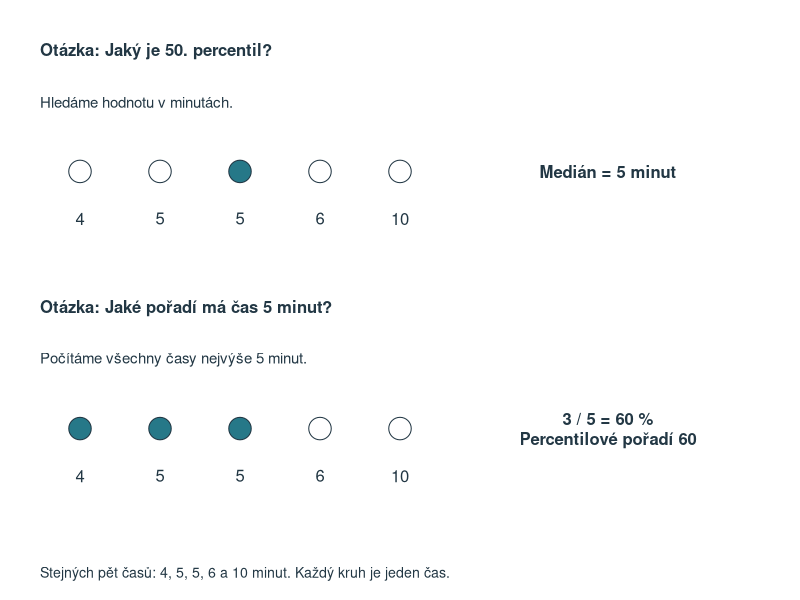
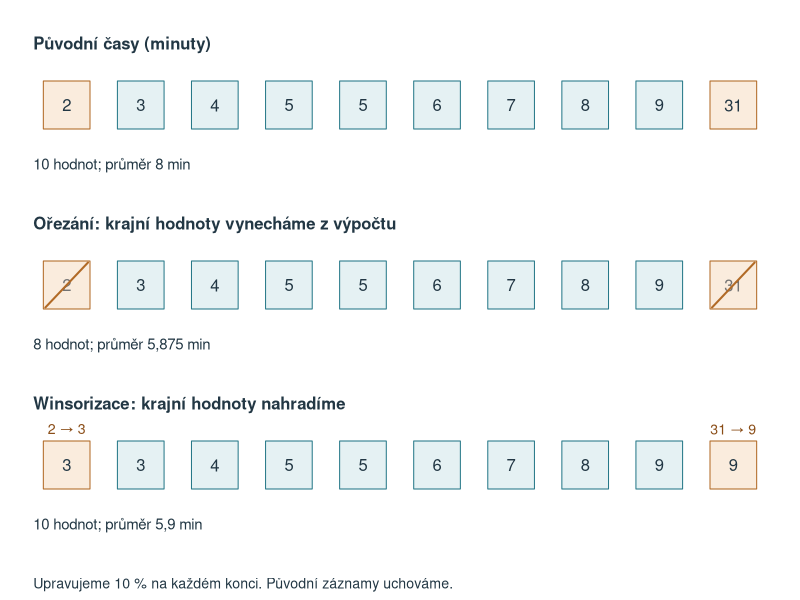
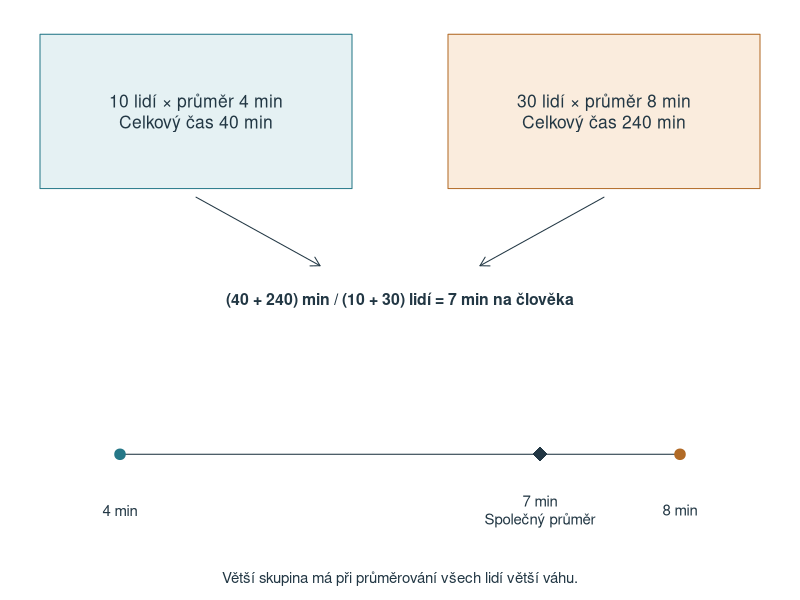
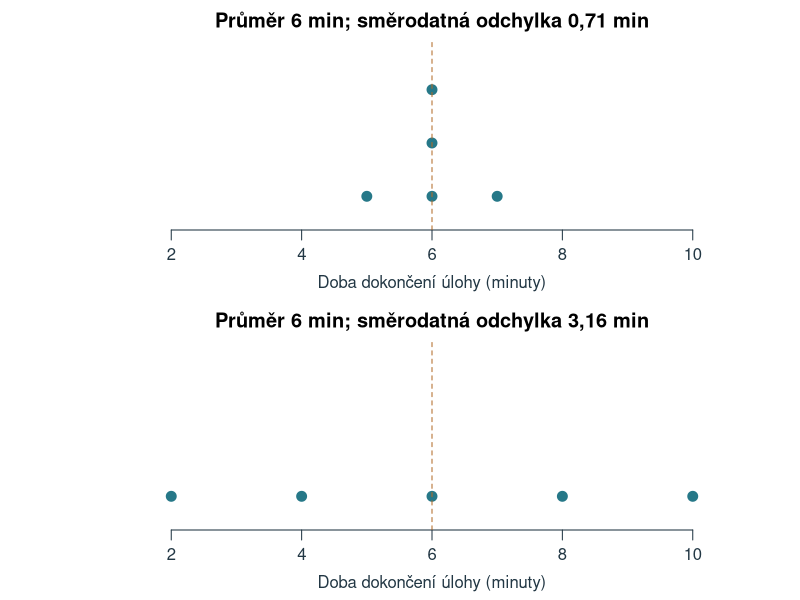
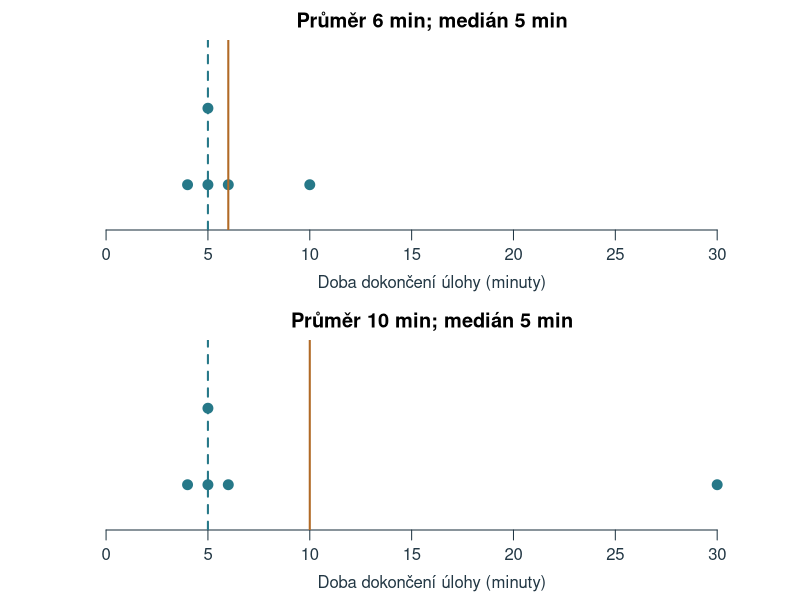

The R source for these figures, in order: (Note: this script raises an error after producing the figures.)
# Chapter 3: reproducible calculations and figures; base R, project-root paths.
ch3_previous <- read.csv('data/kapitola_02.csv', na.strings = '', fileEncoding = 'UTF-8')
# Fixed author examples; students get the same values in data/kapitola_03.xlsx.
ch3_x <- c(4,5,5,6,10)
ch3_trim <- c(2,3,4,5,5,6,7,8,9,31)
# Self-contained teaching example printed in the chapter's interpolation table.
ch3_interpolation <- c(4,5,7,8,9,10,12,13,15,18,22)
ch3_interpolation_levels <- (seq_along(ch3_interpolation)-1)/(length(ch3_interpolation)-1)
ch3_quantile <- function(x, p) unname(quantile(x, p, type = 7, na.rm = TRUE))
ch3_moments <- function(x) {
  z <- x - mean(x); v <- mean(z^2)
  c(g1 = mean(z^3)/v^1.5, g2 = mean(z^4)/v^2 - 3)
}
ch3_corrected <- function(x) {
  n <- length(x); g <- ch3_moments(x)
  c(skew = unname(sqrt(n*(n-1))/(n-2)*g[1]),
    kurt = unname((n-1)/((n-2)*(n-3))*((n+1)*g[2]+6)))
}
ch3_stats <- function(x) {
  x <- x[!is.na(x)]
  c(n=length(x), mean=mean(x), median=median(x), min=min(x), max=max(x),
    q1=ch3_quantile(x,.25), q3=ch3_quantile(x,.75),
    variance=var(x), sd=sd(x), mean_abs=mean(abs(x-mean(x))),
    median_abs=mad(x,constant=1), ch3_moments(x), ch3_corrected(x))
}
ch3_entropy <- function(p) -sum(p[p>0]*log2(p[p>0]))
ch3_results <- rbind(zaklad=ch3_stats(ch3_x),
  vzdaleny=ch3_stats(c(4,5,5,6,30)),
  spanek=ch3_stats(ch3_previous$spanek_h), slova=ch3_stats(ch3_previous$slova),
  orezani=ch3_stats(ch3_trim))
# An entirely specified finite population, independent draws WITH replacement.
# The population variance uses division by its size (5), and is exactly 8.
ch3_population <- c(2,4,6,8,10)
set.seed(20261005)
ch3_simulations <- lapply(c(5L,20L,100L), function(n) {
  x <- matrix(sample(ch3_population, n*20000L, replace=TRUE),nrow=n)
  ss <- colSums((x-rep(colMeans(x),each=n))^2)
  data.frame(n=n, variance_n=ss/n, variance_n1=ss/(n-1), sd_n1=sqrt(ss/(n-1)))
})
ch3_simulation_summary <- do.call(rbind,lapply(ch3_simulations,function(x)
  data.frame(n=x$n[1], variance_n=mean(x$variance_n), variance_n1=mean(x$variance_n1),
    sd_n1=mean(x$sd_n1))))
ch3_peak_a <- c(rep(-1,10),rep(0,80),rep(1,10))
ch3_peak_b <- c(-3,rep(-1,9),rep(0,80),rep(1,9),3)
# The two samples have the same mean and variance but different configurations.
ch3_shape_breaks <- seq(-4.1,6.1,by=.2)
ch3_shape_centers <- head(ch3_shape_breaks,-1)+.1
ch3_shape_prob <- list(
  as.numeric(abs(ch3_shape_centers+1)<1e-8 | abs(ch3_shape_centers-1)<1e-8)/2,
  diff(pnorm(ch3_shape_breaks)),
  diff(pgamma(ch3_shape_breaks+2,shape=4,rate=2)))
ch3_out <- 'assets/chapter-03/plots'
dir.create(ch3_out,recursive=TRUE,showWarnings=FALSE)
dir.create('tmp/chapter-03-build',recursive=TRUE,showWarnings=FALSE)
write.csv(ch3_results,'tmp/chapter-03-build/results.csv',row.names=TRUE,fileEncoding='UTF-8')
write.csv(ch3_simulation_summary,'tmp/chapter-03-build/simulation.csv',row.names=FALSE)
ch3_draw <- function(name,code,width=7.5,height=4.6) {
  svg(file.path(ch3_out,paste0(name,'.svg')),width=width,height=height,family='sans',bg='white')
  par(mar=c(4.6,4.6,2.4,1),mgp=c(2.1,.7,0),las=1,col.axis='#223744',col.lab='#223744',fg='#223744')
  force(code);dev.off()
}
ch3_dots <- function(x,col='#267888',...) {
  yy <- ave(x,x,FUN=seq_along)
  plot(x,yy,pch=21,bg=col,col='white',cex=1.6,yaxt='n',ylab='',bty='n',...)
}
ch3_draw('percentil-a-poradi',{
  par(mar=c(0,0,0,0));plot.new();plot.window(xlim=c(0,10),ylim=c(0,7),xaxs='i',yaxs='i')
  for(k in 1:2) {
    y<-if(k==1) 5 else 2
    text(.5,y+1.4,if(k==1) 'Otázka: Jaký je 50. percentil?' else 'Otázka: Jaké pořadí má čas 5 minut?',adj=0,font=2)
    text(.5,y+.8,if(k==1) 'Hledáme hodnotu v minutách.' else 'Počítáme všechny časy nejvýše 5 minut.',adj=0,cex=.9)
    selected<-if(k==1) seq_along(ch3_x)==3 else ch3_x<=5
    points(1:5,rep(y,5),pch=21,cex=3,bg=ifelse(selected,'#267888','white'),col='#223744')
    text(1:5,y-.55,ch3_x)
    text(7.6,y,if(k==1) 'Medián = 5 minut' else '3 / 5 = 60 %\nPercentilové pořadí 60',font=2,cex=1)
  }
  text(.5,.3,'Stejných pět časů: 4, 5, 5, 6 a 10 minut. Každý kruh je jeden čas.',adj=0,cex=.85)
},width=8,height=5.3)
ch3_draw('orezani-winsorizace',{
  par(mar=c(0,0,0,0));plot.new();plot.window(xlim=c(0,12),ylim=c(0,8),xaxs='i',yaxs='i')
  ys<-c(6.6,4.2,1.8);xs<-seq(1,11,length.out=10)
  trimmed<-ch3_trim[2:9];wins<-c(ch3_trim[2],trimmed,ch3_trim[9])
  for(k in 1:3) {
    y<-ys[k]
    text(.5,y+.8,c('Původní časy (minuty)','Ořezání: krajní hodnoty vynecháme z výpočtu',
      'Winsorizace: krajní hodnoty nahradíme')[k],adj=0,font=2)
    vals<-if(k==3) wins else ch3_trim
    for(i in 1:10) {
      edge<-i %in% c(1,10)
      rect(xs[i]-.35,y-.32,xs[i]+.35,y+.32,
        col=if(edge)'#FAECDD' else '#E5F1F3',border=if(edge)'#B16A26' else '#267888')
      text(xs[i],y,vals[i],col=if(k==2 && edge)'#737373' else '#223744')
      if(k==2 && edge) segments(xs[i]-.32,y-.3,xs[i]+.32,y+.3,col='#B16A26',lwd=2)
    }
    text(.5,y-.8,c('10 hodnot; průměr 8 min','8 hodnot; průměr 5,875 min',
      '10 hodnot; průměr 5,9 min')[k],adj=0,cex=.9)
    if(k==3) text(xs[c(1,10)],y+.48,c('2 → 3','31 → 9'),col='#8A4D17',cex=.85)
  }
  text(.5,.2,'Upravujeme 10 % na každém konci. Původní záznamy uchováme.',adj=0,cex=.85)
},width=8.5,height=5.8)
ch3_draw('vazeny-prumer',{
  par(mar=c(0,0,0,0));plot.new();plot.window(xlim=c(0,10),ylim=c(0,7),xaxs='i',yaxs='i')
  rect(.5,4.8,4.4,6.6,col='#E5F1F3',border='#267888')
  rect(5.6,4.8,9.5,6.6,col='#FAECDD',border='#B16A26')
  text(2.45,5.7,'10 lidí × průměr 4 min\nCelkový čas 40 min',cex=1.05)
  text(7.55,5.7,'30 lidí × průměr 8 min\nCelkový čas 240 min',cex=1.05)
  arrows(c(2.45,7.55),4.7,c(4,6),3.9,length=.1)
  text(5,3.5,'(40 + 240) min / (10 + 30) lidí = 7 min na člověka',font=2,cex=.95)
  segments(1.5,1.7,8.5,1.7,col='#223744')
  points(c(1.5,8.5),c(1.7,1.7),pch=19,col=c('#267888','#B16A26'),cex=1.4)
  points(6.75,1.7,pch=18,cex=2,col='#223744')
  text(c(1.5,6.75,8.5),1.05,c('4 min','7 min\nSpolečný průměr','8 min'),cex=.9)
  text(5,.25,'Větší skupina má při průměrování všech lidí větší váhu.',cex=.9)
},width=8,height=5)
ch3_draw('stejny-prumer',{
  par(mfrow=c(2,1),mar=c(3.5,4,2,.8))
  for(x in list(c(5,6,6,6,7),c(2,4,6,8,10))) {
    ch3_dots(x,xlim=c(1,11),ylim=c(.5,3.8),xlab='Doba dokončení úlohy (minuty)',
      main=paste0('Průměr 6 min; směrodatná odchylka ',format(round(sd(x),2),decimal.mark=','),' min'))
    abline(v=6,col='#B16A26',lty=2)
  }
},height=5.4)
ch3_draw('odlehle-a-stred',{
  par(mfrow=c(2,1),mar=c(3.5,4,2,.8))
  for(x in list(ch3_x,c(4,5,5,6,30))) {
    ch3_dots(x,xlim=c(0,32),ylim=c(.5,2.8),xlab='Doba dokončení úlohy (minuty)',
      main=paste0('Průměr ',mean(x),' min; medián ',median(x),' min'))
    abline(v=mean(x),col='#B16A26',lwd=2);abline(v=median(x),col='#267888',lty=2,lwd=2)
  }
},height=5.4)
# Exact continuous models on a 0-100 scale: symmetric beta and mirrored betas.
ch3_centre_models <- data.frame(a=c(5,5,2),b=c(5,2,5))
ch3_centre_models$mean <- with(ch3_centre_models,100*a/(a+b))
ch3_centre_models$median <- with(ch3_centre_models,100*qbeta(.5,a,b))
ch3_centre_models$mode <- with(ch3_centre_models,100*(a-1)/(a+b-2))
ch3_draw('stred-a-tvar',{
  par(mfrow=c(3,1),mar=c(6.1,1.2,2.8,1.2),mgp=c(2,.5,0),cex=1.15)
  titles<-c('Souměrné rozdělení','Zešikmené doleva',
    'Zešikmené doprava')
  cols<-c('#B16A26','#267888','#72549B'); types<-c(1,2,3)
  grid<-seq(0,100,length.out=1001)
  for(j in 1:3) {
    model<-ch3_centre_models[j,]
    den<-dbeta(grid/100,model$a,model$b)/100
    plot(grid,den,type='n',xlim=c(0,100),ylim=c(0,.03),axes=FALSE,
      xlab='',ylab='',main=titles[j],cex.main=1.1,xaxs='i',yaxs='i')
    polygon(c(grid,100,0),c(den,0,0),col='#E7EFF4',border=NA)
    axis(1,at=seq(0,100,20),cex.axis=.95)
    lines(grid,den,col='#315D80',lwd=2.5)
    centres<-as.numeric(model[c('mean','median','mode')])
    if(j==1) {
      segments(50,0,50,dbeta(.5,5,5)/100,col='#223744',lwd=2)
      text(50,-.015,'Průměr = medián = modus = 50',xpd=NA,cex=1.02)
    } else {
      # Staggered leader labels keep close mean/median positions legible.
      order_x<-order(centres)
      label_x<-if(j==2) c(47,70,92) else c(8,30,53)
      for(k in 1:3) {
        i<-order_x[k]; at<-centres[i]
        segments(at,0,at,dbeta(at/100,model$a,model$b)/100,
          col=cols[i],lty=types[i],lwd=2)
        segments(at,-.006,label_x[k],-.010,xpd=NA,col=cols[i])
        label<-paste0(c('Průměr','Medián','Modus')[i],'\n',
          format(round(at,1),decimal.mark=',',trim=TRUE))
        text(label_x[k],-.014,label,xpd=NA,col=cols[i],cex=1.02)
      }
    }
    text(50,-.025,'Skór (body)',xpd=NA,cex=.95)
  }
},width=5.5,height=10.5)
# Own discrete counterexamples after von Hippel (2005, sections 2-3); both are
# unimodal with a longer right tail. Frequencies are printed in the chapter.
ch3_exceptions <- list(
  pokusy=list(values=1:5,freq=c(38,49,8,3,2)),
  chyby=list(values=0:4,freq=c(8,7,3,1,1)))
ch3_exception_stats <- do.call(rbind,lapply(ch3_exceptions,function(e) {
  x<-rep(e$values,e$freq)
  data.frame(n=length(x),mean=mean(x),median=median(x),
    mode=e$values[which.max(e$freq)],g1=unname(ch3_moments(x)['g1']))
}))
ch3_draw('stred-vyjimky',{
  par(mfrow=c(2,1),mar=c(6.2,4.4,2.8,1),mgp=c(2.4,.6,0))
  titles<-c('A: Počet pokusů do splnění úlohy (100 lidí)',
    'B: Počet chyb v krátkém testu pozornosti (20 lidí)')
  xlabs<-c('Počet pokusů','Počet chyb')
  for(j in 1:2) {
    e<-ch3_exceptions[[j]]; s<-ch3_exception_stats[j,]
    mids<-barplot(e$freq,names.arg=e$values,col='#E7EFF4',border='#315D80',
      ylim=c(0,max(e$freq)*1.15),main=titles[j],cex.main=1,ylab='Četnost',
      xlab=xlabs[j],space=.25)
    # Map values to bar centres so the lines sit on the value axis.
    at<-function(v) approx(e$values,mids,v)$y
    fmt<-function(v) format(round(v,2),decimal.mark=',',trim=TRUE)
    # Coinciding measures are spread symmetrically around their common value.
    pos<-c(s$mean,s$median,s$mode)
    dodge<-ave(pos,round(pos,9),FUN=function(z) (seq_along(z)-(length(z)+1)/2)*.08)
    cols<-c('#B16A26','#267888','#72549B')
    for(k in 1:3) segments(at(pos[k])+dodge[k],0,at(pos[k])+dodge[k],
      max(e$freq)*1.1,col=cols[k],lty=k,lwd=2.5)
    legend('topright',c('Průměr','Medián','Modus'),col=cols,lty=1:3,lwd=2.5,
      bty='n',cex=.85)
    label<-if(j==1) paste0('Průměr ',fmt(s$mean),' < medián ',fmt(s$median),
      ' = modus ',fmt(s$mode),'; delší chvost vpravo') else
      paste0('Modus ',fmt(s$mode),' < průměr ',fmt(s$mean),' = medián ',
        fmt(s$median),'; rozdělení není souměrné')
    mtext(label,side=1,line=4.6,cex=.9,font=2)
  }
},width=7,height=7.4)
# Same observations as the chapter table. Squares are geometric areas, not
# distances on the observation-number axis. Direction avoids overlapping areas.
ch3_deviations <- ch3_x-mean(ch3_x)
ch3_square_left <- c(-1,2,3,4,5)
ch3_square_width <- abs(ch3_deviations)
ch3_draw('odchylky-a-ctverce',{
  par(mfrow=c(2,1),mar=c(4.3,4.3,3.2,.8),mgp=c(2.5,.65,0),cex=1.05)
  cols<-c('#B35A18','#0072B2','#00836B','#667078','#8055A0')
  for(panel in 1:2) {
    plot(seq_along(ch3_x),ch3_x,type='n',xlim=c(-1.5,9.5),ylim=c(2.5,10.8),
      asp=1,axes=FALSE,xlab='Číslo pozorování',ylab='Doba dokončení (minuty)',
      main=if(panel==1) 'A. Odchylky od průměru\nDélka úsečky = absolutní odchylka' else
        'B. Čtverce odchylek\nPlocha čtverce = druhá mocnina odchylky',cex.main=.95)
    axis(1,at=1:5);axis(2,at=seq(2,10,2));box(bty='l')
    if(panel==2) for(i in seq_along(ch3_x)) {
      rect(ch3_square_left[i],min(ch3_x[i],mean(ch3_x)),
        ch3_square_left[i]+ch3_square_width[i],max(ch3_x[i],mean(ch3_x)),
        col=adjustcolor(cols[i],alpha.f=.20),border=cols[i],lwd=1.5)
      if(ch3_square_width[i]>0) text(ch3_square_left[i]+ch3_square_width[i]/2,
        (ch3_x[i]+mean(ch3_x))/2,paste0(ch3_deviations[i]^2,' min²'),
        cex=if(ch3_square_width[i]==1) .72 else .95,col=cols[i])
    }
    abline(h=mean(ch3_x),lty=2,col='#223744',lwd=1.5)
    text(9.3,6.3,'Průměr = 6 min',adj=1,cex=.9)
    segments(1:5,mean(ch3_x),1:5,ch3_x,col=cols,lwd=3)
    points(1:5,ch3_x,pch=21,bg=cols,col='white',cex=1.5)
    if(panel==1) {
      text((1:5)[-4]+.23,(ch3_x[-4]+mean(ch3_x))/2,
        c('−2','−1','−1','+4'),adj=0,col=cols[-4],cex=.95)
      text(4,5.5,'0',col=cols[4],cex=.95)
      text(7.2,3.6,'Součet délek\n8 min',cex=1)
    } else {
      text(4,6.55,'0 min²',col=cols[4],cex=.85)
      text(7.2,3.6,'Součet ploch\n22 min²',cex=1)
    }
  }
},width=6.5,height=11)
ch3_draw('kvantil-interpolace',{
  par(mfrow=c(2,1),mar=c(4.7,4.4,3.6,.6),cex=1)
  plot(100*ch3_interpolation_levels,ch3_interpolation,type='o',pch=21,
    bg='#267888',col='#267888',lwd=2,cex=1.15,xaxt='n',yaxt='n',bty='l',
    xlab='Přiřazená úroveň kvantilu (%)',ylab='Doba úlohy (minuty)',
    xlim=c(0,100),ylim=c(3,23),main='Jedenáct hodnot, deset kroků\npo 10 procentních bodech')
  axis(1,at=seq(0,100,10));axis(2,at=c(4,8,12,16,20,22))
  rect(10,5,20,7,border='#B16A26',lwd=2)
  arrows(31,5.5,21,6,length=.08,col='#B16A26')
  text(32,5.5,'Detail dole',adj=0,col='#8A4D17',cex=.95)
  plot(c(10,20),c(5,7),type='o',pch=21,bg='#267888',col='#267888',
    lwd=2,cex=1.3,xaxt='n',yaxt='n',bty='l',xlim=c(9,21),ylim=c(4.75,7.35),
    xlab='Přiřazená úroveň kvantilu (%)',ylab='Doba úlohy (minuty)',
    main='17. percentil: sedm desetin cesty\nod 5 k 7 minutám')
  axis(1,at=c(10,17,20));axis(2,at=c(5,6.4,7),labels=c('5','6,4','7'))
  segments(17,4.75,17,6.4,lty=2,col='#B16A26',lwd=2)
  segments(9,6.4,17,6.4,lty=2,col='#B16A26',lwd=2)
  points(17,6.4,pch=21,bg='#B16A26',col='white',cex=1.5)
  text(17,6.4,'6,4 min',pos=4,offset=.7,col='#8A4D17')
  text(10,5,'Druhý čas',pos=4,offset=.6,cex=.95)
  text(20,7,'Třetí čas',pos=2,offset=.7,cex=.95)
},width=5.5,height=7.8)
# Explicit type-7 box: never rely on R's default Tukey hinges.
ch3_box_x <- c(2,5,15,25,30,32,34,36,38,40,40,42,44,44,46,46,48,48,49,50,50,
  50,51,52,52,54,54,56,56,58,60,60,62,64,66,68,70,75,85,95,98)
ch3_box_q <- ch3_quantile(ch3_box_x,c(.25,.5,.75))
ch3_box_iqr <- ch3_box_q[3]-ch3_box_q[1]
ch3_box_fences <- ch3_box_q[c(1,3)]+c(-1,1)*1.5*ch3_box_iqr
ch3_box_inside <- ch3_box_x[ch3_box_x>=ch3_box_fences[1]&ch3_box_x<=ch3_box_fences[2]]
ch3_box_out <- ch3_box_x[ch3_box_x<ch3_box_fences[1]|ch3_box_x>ch3_box_fences[2]]
ch3_draw('boxplot',{
  x<-ch3_box_x;q<-ch3_box_q;fences<-ch3_box_fences
  par(mar=c(2,4,3,1),mgp=c(2.2,.6,0),cex=1.05)
  plot(NA,xlim=c(0,5.8),ylim=c(-3,105),axes=FALSE,xlab='',ylab='Testový skór (body)')
  axis(2,at=seq(0,100,10));box(bty='l')
  text(.4,104,'Pozorování',cex=.9);text(1.65,104,'Krabicový graf',cex=.9)
  offset<-ave(x,x,FUN=function(z) (seq_along(z)-(length(z)+1)/2)*.13)
  points(.4+offset,x,pch=16,col='#70AABB',cex=1)
  rect(1.3,q[1],2,q[3],col='#DCEEF0',border='#267888',lwd=2)
  segments(1.3,q[2],2,q[2],lwd=4,col='#223744')
  segments(1.65,min(ch3_box_inside),1.65,q[1],lwd=2)
  segments(1.65,q[3],1.65,max(ch3_box_inside),lwd=2)
  segments(1.3,range(ch3_box_inside),2,range(ch3_box_inside),lwd=2)
  points(rep(1.65,length(ch3_box_out)),ch3_box_out,pch=21,bg='#B16A26',cex=1.25)
  segments(1.15,fences,2.35,fences,lty=3,col='#667078',lwd=1.5)
  bracket<-function(at,low,high,col) {
    segments(at,low,at,high,col=col,lwd=1.5)
    segments(at-.07,c(low,high),at+.07,c(low,high),col=col,lwd=1.5)
  }
  bracket(.98,q[1],q[3],'#267888')
  text(.79,50,'IQR = 20 bodů',srt=90,col='#267888',cex=.9)
  bracket(2.25,fences[1],q[1],'#8055A0');bracket(2.25,q[3],fences[2],'#8055A0')
  text(2.55,c(25,75),'1,5 × IQR = 30 bodů',adj=0,col='#8055A0',cex=.95)
  label<-function(y,txt,col='#223744',from=2.03,to=y) {
    arrows(2.48,y,from,to,length=.07,col=col)
    text(2.55,y,txt,adj=0,col=col,cex=.95)
  }
  label(60,'3. kvartil = 60');label(50,'Medián = 50');label(40,'1. kvartil = 40')
  label(84,'Horní vous: konec 85',to=85)
  label(16,'Dolní vous: konec 15',to=15)
  label(91,'Horní mez = 90',col='#667078',from=2.35,to=90)
  label(9,'Dolní mez = 10',col='#667078',from=2.35,to=10)
  label(98,'Podezřelá odlehlá\npozorování: 95 a 98',col='#B16A26',from=1.75,to=98)
  arrows(2.48,98,1.75,95,length=.07,col='#B16A26')
  label(1,'Podezřelá odlehlá\npozorování: 2 a 5',col='#B16A26',from=1.75,to=2)
  arrows(2.48,1,1.75,5,length=.07,col='#B16A26')
},width=6.8,height=9)
ch3_draw('korekce-rozptylu',{
  # Points: the first 400 replications of each size (jittered); crosses: means of all 20 000.
  z<-ch3_simulation_summary;cols<-c('#B16A26','#267888');xc<-c(1,4,7);off<-c(-.45,.45)
  plot(NA,xlim=c(-.4,8.4),ylim=c(0,23),xaxt='n',bty='l',xaxs='i',
    ylab='Rozptyl jednoho výběru (min²)',xlab='Velikost výběru')
  axis(1,at=xc,labels=paste0('n = ',z$n),tick=FALSE)
  abline(h=8,lty=2,lwd=2)
  set.seed(20261016)
  for(k in seq_along(ch3_simulations)) for(j in 1:2) {
    v<-head(ch3_simulations[[k]][[c('variance_n','variance_n1')[j]]],400)
    points(xc[k]+off[j]+runif(length(v),-.28,.28),v,pch=16,cex=.55,col=adjustcolor(cols[j],.3))
  }
  means<-rbind(z$variance_n,z$variance_n1)
  for(j in 1:2) {
    points(xc+off[j],means[j,],pch=4,cex=1.9,lwd=5,col='white')
    points(xc+off[j],means[j,],pch=4,cex=1.9,lwd=2.5,col='#223744')
    lab<-format(round(means[j,],2),decimal.mark=',')
    w<-strwidth(lab,cex=.85,font=2);h<-strheight(lab,cex=.85,font=2)
    lx<-xc+off[j]+c(-.42,.42)[j];l0<-if(j==1) lx-w else lx
    rect(l0-.05,means[j,]-.8*h,l0+w+.05,means[j,]+.8*h,col='white',border=NA)
    text(l0,means[j,],lab,adj=0,cex=.85,font=2,col=cols[j])
  }
  legend('topright',legend=c('Dělení n','Dělení n − 1','Průměr','Populační rozptyl 8'),
    col=c(cols,'#223744','#223744'),pch=c(16,16,4,NA),pt.cex=c(1,1,1.3,NA),
    lty=c(NA,NA,NA,2),lwd=c(NA,NA,2.5,2),bty='n',cex=.85,ncol=2)
},height=5.2)
# Optional extension: every equally likely sample of two (with replacement)
# from a two-value population; exact long-run averages, no simulation.
ch3_all_samples <- function(pop, n=2L) {
  mu <- mean(pop); s2 <- mean((pop-mu)^2)
  x <- as.matrix(expand.grid(rep(list(pop), n)))[, n:1, drop=FALSE]
  m <- rowMeans(x)
  z <- data.frame(label=apply(x,1,paste,collapse=', '), m=m,
    ss_mu=rowSums((x-mu)^2), loss=n*(m-mu)^2, ss_m=rowSums((x-m)^2))
  z$var_n <- z$ss_m/n; z$var_n1 <- z$ss_m/(n-1)
  stopifnot(isTRUE(all.equal(z$ss_mu, z$ss_m+z$loss)),
    isTRUE(all.equal(mean(z$ss_mu), n*s2)), isTRUE(all.equal(mean(z$loss), s2)),
    isTRUE(all.equal(mean((m-mu)^2), s2/n)),
    isTRUE(all.equal(mean(z$ss_m), (n-1)*s2)),
    isTRUE(all.equal(mean(z$var_n), (n-1)/n*s2)), isTRUE(all.equal(mean(z$var_n1), s2)))
  z
}
ch3_decomposition <- ch3_all_samples(c(4,8))
ch3_decomposition_u16 <- ch3_all_samples(c(3,9))
stopifnot(identical(ch3_decomposition$ss_mu, rep(8,4)), identical(ch3_decomposition$loss, c(8,0,0,8)),
  identical(ch3_decomposition$var_n1, c(0,8,8,0)), mean(ch3_decomposition$var_n)==2,
  identical(ch3_decomposition_u16$loss, c(18,0,0,18)), mean(ch3_decomposition_u16$var_n)==4.5,
  mean(ch3_decomposition_u16$var_n1)==9,
  # The five times around a hypothetical reference point of 7 minutes.
  sum((ch3_x-7)^2)==27, sum((ch3_x-mean(ch3_x))^2)==22, length(ch3_x)*(mean(ch3_x)-7)^2==5,
  # Any n: the simulated population (variance 8) and n = 5.
  isTRUE(all.equal(mean(ch3_all_samples(ch3_population,3L)$var_n1), 8)), (5*8-8)/5==6.4)
write.csv(rbind(ch3_decomposition,ch3_decomposition_u16),'tmp/chapter-03-build/decomposition.csv',row.names=FALSE)
ch3_draw('rozklad-souctu-ctvercu',{
  z<-ch3_decomposition;cols<-c('#267888','#E8B98A')
  h<-rbind(c(z$ss_m,mean(z$ss_m)),c(z$loss,mean(z$loss)))
  par(mar=c(4.6,4.6,3.4,1))
  b<-barplot(h,col=cols,border='white',space=c(.35,.35,.35,.35,1),ylim=c(0,8.6),
    names.arg=c(z$label,'Průměr'),xlab='Výběr dvou hodnot (min)',
    ylab='Součet čtverců kolem populačního průměru (min²)',axes=FALSE)
  axis(2,at=seq(0,8,2))
  for(j in seq_along(b)) for(i in 1:2) if(h[i,j]>0)
    text(b[j],(if(i==1) 0 else h[1,j])+h[i,j]/2,h[i,j],font=2,col=c('white','#223744')[i])
  abline(v=mean(b[4:5]),lty=3,col='#667078')
  legend('top',inset=c(0,-.14),xpd=NA,horiz=TRUE,bty='n',fill=rev(cols),border='white',cex=.9,
    legend=c('Úbytek n (m − μ)²','Součet čtverců kolem výběrového průměru m'))
},width=7.5,height=4.8)
ch3_draw('entropie',{
  par(mfrow=c(1,3),mar=c(4,4.6,3,.4),cex=.9)
  entropies <- list(c(1,0,0,0),c(.5,.25,.25,0),rep(.25,4))
  for(i in seq_along(entropies)) {
    p <- entropies[[i]]
    barplot(p,names.arg=c('A','B','C','D'),ylim=c(0,1),col='#267888',border=NA,
      yaxt='n',ylab='',xlab='Strategie učení',
      main=c('Entropie 0 bitů','Entropie 1,5 bitu','Entropie 2 bity')[i])
    axis(2,at=c(0,.25,.5,.75,1),labels=c('0','0,25','0,50','0,75','1'))
    # Wide horizontal tick labels need more room than the shared mgp gives.
    if(i==1) title(ylab='Relativní četnost',line=3.1)
  }
},width=8,height=3.7)
ch3_draw('spicatost',{
  par(mfrow=c(1,2),mar=c(4.3,4.3,3,.7))
  for(x in list(ch3_peak_a,ch3_peak_b)) {
    f<-table(factor(x,levels=-3:3))
    barplot(as.numeric(f),names.arg=-3:3,ylim=c(0,90),col='#267888',border=NA,
      ylab='Počet pozorování',xlab='Odchylka skóru od středu (body)',
      main=paste0('Stejný vrchol; exces ',format(round(ch3_moments(x)[2],2),decimal.mark=',')))
    text(4,84,'80 pozorování',cex=.85)
  }
},width=8,height=4.2)
# Shape models standardised to mean 0 and SD 1: gamma (skewness 2/sqrt(k)), t (excess 6/(df-4)).
ch3_skew_models <- list(
  list(skew=0,density=dnorm),
  list(skew=1,density=function(z) 2*dgamma(2*z+4,shape=4)),
  list(skew=2,density=function(z) dgamma(z+1,shape=1)))
ch3_t_scale <- function(df) sqrt(df/(df-2))
ch3_excess_models <- list(
  list(excess=0,density=dnorm,tail=2*pnorm(-3)),
  list(excess=1,density=function(z) ch3_t_scale(10)*dt(ch3_t_scale(10)*z,10),tail=2*pt(-3*ch3_t_scale(10),10)),
  list(excess=6,density=function(z) ch3_t_scale(5)*dt(ch3_t_scale(5)*z,5),tail=2*pt(-3*ch3_t_scale(5),5)))
ch3_draw('ukazatele-tvaru',{
  layout(matrix(1:9,3,byrow=TRUE),heights=c(1,1,.8))
  par(mar=c(4.2,4.9,2.8,.6),mgp=c(2.9,.7,0),cex=.85)
  z<-seq(-4,5,length.out=901); pct<-function(v) paste0(format(round(100*v,2),decimal.mark=',',nsmall=2),' %')
  xl<-'Směrodatné odchylky od průměru'
  for(i in 1:3) {
    m<-ch3_skew_models[[i]]
    plot(z,m$density(z),type='n',ylim=c(0,1.02),xlab=xl,ylab='Hustota',bty='l',
      main=paste0('Šikmost ',m$skew,c(' (souměrné)',' (střední)',' (vysoká)')[i]),xaxt='n',yaxt='n')
    axis(1,at=-4:5);axis(2,at=seq(0,1,.25),labels=format(seq(0,1,.25),decimal.mark=','))
    polygon(c(z,rev(z)),c(m$density(z),rep(0,length(z))),col='#BBD9E1',border=NA)
    lines(z,m$density(z),lwd=2,col='#267888')
    if(i>1) lines(z,dnorm(z),lty=2,col='#667078')
  }
  for(pass in 1:2) for(i in 1:3) {
    m<-ch3_excess_models[[i]]; zz<-if(pass==1) seq(-5,5,length.out=1001) else seq(2,5,length.out=301)
    ym<-if(pass==1) .52 else .03
    plot(zz,m$density(zz),type='n',ylim=c(0,ym),bty='l',xlab=xl,ylab='Hustota',yaxt='n',
      main=if(pass==1) paste0('Exces ',m$excess,c(' (normální model)',' (střední)',' (vysoký)')[i]) else 'Pravý chvost, zvětšeno')
    ticks<-if(pass==1) seq(0,.5,.1) else seq(0,.03,.01)
    axis(2,at=ticks,labels=format(ticks,decimal.mark=','))
    out<-zz[abs(zz)>=3]
    for(side in c(-1,1)) { o<-sort(out[sign(out)==side]); if(length(o))
      polygon(c(o,rev(o)),c(m$density(o),rep(0,length(o))),col='#E8B98A',border=NA) }
    lines(zz,m$density(zz),lwd=2,col='#267888')
    if(i>1) lines(zz,dnorm(zz),lty=2,col='#667078')
    abline(v=c(-3,3),lty=3,col='#B16A26')
    if(pass==1) { lab<-paste0('Mimo ±3:\n',pct(m$tail))
      rect(-5.3,.47-1.1*strheight(lab,cex=.9),-5.15+1.05*strwidth(lab,cex=.9),.47+1.1*strheight(lab,cex=.9),col='white',border=NA)
      text(-5.15,.47,lab,adj=0,cex=.9,col='#8A4E14') }
  }
},width=9,height=8.6)
ch3_draw('stejne-dve-statistiky',{
  par(mfrow=c(3,1),mar=c(3.5,5.2,3,.7),cex=1)
  for(i in 1:3) {
    p<-ch3_shape_prob[[i]]
    ymax<-c(.53,.11,.12)[i]
    plot(NA,xlim=c(-4,6),ylim=c(0,ymax),xlab='Hodnota proměnné',ylab='',yaxt='n',
      main=c('Dvě stejně pravděpodobné hodnoty','Souměrné zvonovité rozdělení','Rozdělení zešikmené doprava')[i],bty='l')
    ticks<-if(i==1) seq(0,.5,.1) else seq(0,.1,.02)
    axis(2,at=ticks,labels=format(ticks,decimal.mark=','))
    # Wide horizontal tick labels need more room than the shared mgp gives.
    title(ylab='Pravděpodobnost v intervalu',line=3.6)
    rect(head(ch3_shape_breaks,-1),0,tail(ch3_shape_breaks,-1),p,col='#70AABB',border='white')
    abline(v=0,lty=2,col='#B16A26')
    text(5.8,ymax*.83,'Průměr = 0\nSměrodatná odchylka = 1',adj=1,cex=.9)
  }
},width=6.5,height=9)
ch3_draw('transformace',{
  par(mfrow=c(2,1),mar=c(4,4.5,3,.8))
  for(i in 1:2) {
    z<-seq(0,10,length.out=201);f<-if(i==1) function(x) 2+3*x else function(x) x^2
    plot(z,f(z),type='l',lwd=2,col='#267888',xlab='Původní skór x',ylab='Nový skór y',
      main=if(i==1) 'Lineární: y = 2 + 3x' else 'Nelineární: y = x²',bty='l')
    points(c(2,3,8,9),f(c(2,3,8,9)),pch=19,col='#B16A26')
    segments(c(2,8),f(c(2,8)),c(3,9),f(c(2,8)),lty=3)
    arrows(c(3,9),f(c(2,8)),c(3,9),f(c(3,9)),code=3,angle=90,length=.08)
    # Labels sit right of the increment bars, clear of the line and points.
    text(c(3,9)+.1,(f(c(2,8))+f(c(3,9)))/2,
      if(i==1) c('+3','+3') else c('+5','+17'),pos=4,cex=.9)
  }
},width=6,height=8)
